Frame 1 (no input): blank canvas, image omitted
Frame 60 (the mouse pressed at the canvas centre just before this capture): blank canvas, image omitted
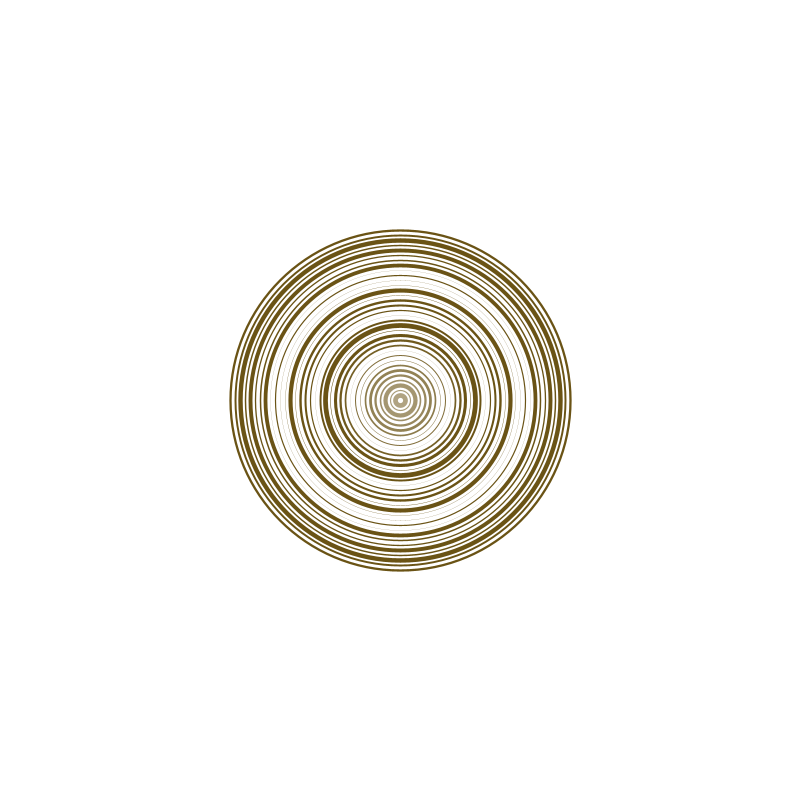
Frame 120 (the mouse held since frame 60 and released just before this capture)

The Processing sketch whose frames 1 and 60 were blank and that drew this single picture after the mouse press (run headless with seeded random() and noise(); from frame 60 on, the mouse is pressed at the canvas centre):

// Processing sketch: cerchiConcentrici
// ── cerchiConcentrici.pde
/*
float[] array_spessori = new float[30];

void setup(){
  size(800,800);
  for(int i=0;i<array_spessori.length;i++){
    array_spessori[i] =  random(5);
  }
}

void draw(){
  background(255);
  disegnaCerchi(mouseX,mouseY,30);
}

void disegnaCerchi(int centroX,int centroY,int numeroCerchi){
  noFill();
  strokeWeight(1);
  for(int i=0;i<numeroCerchi;i++){
    stroke(106,83,21,126+i*10);
    strokeWeight(array_spessori[i]);
    float raggio = i*10;
    ellipse(centroX,centroY,raggio,raggio);
  }
}
*/
/*
agglomerato c1 = new agglomerato(200,200,20);
agglomerato c2 = new agglomerato(500,300,40);
agglomerato c3 = new agglomerato(100,200,30);
agglomerato c4 = new agglomerato(300,400,90);


void setup(){
  size(800,800);
  
  
}

void draw(){
  background(255);
  c1.visualizza();
  c2.visualizza();
  c3.visualizza();
  c4.visualizza();
}

*/
ArrayList<agglomerato> lista_agglomerati = new ArrayList<agglomerato>();

void setup(){
  size(800,800);
}

void draw(){
  background(255);  
  for(int i=0;i<lista_agglomerati.size();i++){
    lista_agglomerati.get(i).visualizza();
  }
}

void mousePressed(){
  lista_agglomerati.add(new agglomerato(mouseX,mouseY,int(random(10,50))));
}

// ── classeAgglomeratoCerchi.pde
class agglomerato{
  PVector centro;
  int numero_cerchi;
  float[] spessori;
  
  agglomerato(float cx,float cy, int num_cerchi){
    centro = new PVector(cx,cy);
    numero_cerchi = num_cerchi;
    spessori = new float[numero_cerchi];
    for(int i=0;i<spessori.length;i++){
      spessori[i] =  random(5);
    }
  }
  
  void visualizza(){
    noFill();
    strokeWeight(1);
    for(int i=0;i<numero_cerchi;i++){
      stroke(106,83,21,126+i*10);
      strokeWeight(spessori[i]);
      float raggio = i*10;
      ellipse(centro.x,centro.y,raggio,raggio);
    }
  }
}
